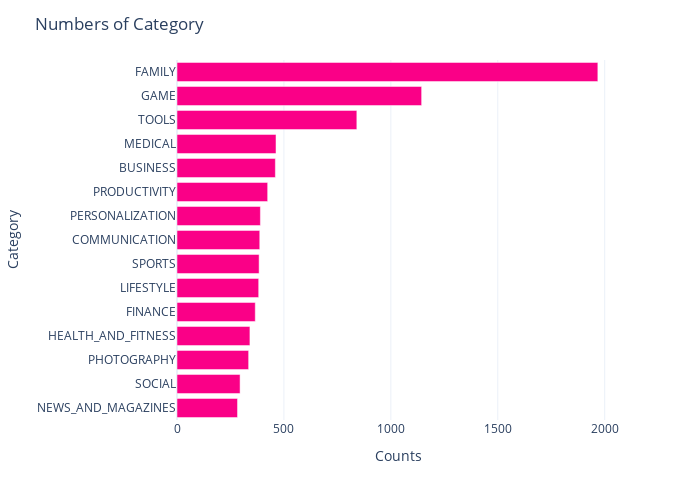

Notebook code cell kept with this figure:
### Markdown cell above
As you can see, the ratings are almost the same for Everyone, Teen, Everyone 10+. The Everyone has more outliers than other categories. Mature 17+ has the lowest average. The rating average of the 18+ category is higher than the others.

### Code cell
top_15_Category = data['Category'].value_counts().sort_values(ascending=False).head(15)

fig = px.bar(y=top_15_Category.index, x=top_15_Category.values, orientation='h', color_discrete_sequence=px.colors.qualitative.Alphabet_r
             )
fig.update_layout(
    title='Numbers of Category',
    xaxis=dict(title='Counts'),
    yaxis=dict(title='Category'),
    yaxis_categoryorder='total ascending',
    width = 700, height= 500
)
fig.show()

### Figure 1 — Plotly figure (JSON) as saved in the notebook; plotly's stock layout.template omitted (floating-point values rounded to 4 significant figures)
{"data": [{"alignmentgroup": "True", "hovertemplate": "x=%{x}<br>y=%{y}<extra></extra>", "legendgroup": "", "marker": {"color": "#FA0087", "pattern": {"shape": ""}}, "name": "", "offsetgroup": "", "orientation": "h", "showlegend": false, "textposition": "auto", "type": "bar", "x": [1968, 1144, 841, 463, 460, 424, 390, 387, 384, 382, 366, 341, 335, 295, 283], "xaxis": "x", "y": ["FAMILY", "GAME", "TOOLS", "MEDICAL", "BUSINESS", "PRODUCTIVITY", "PERSONALIZATION", "COMMUNICATION", "SPORTS", "LIFESTYLE", "FINANCE", "HEALTH_AND_FITNESS", "PHOTOGRAPHY", "SOCIAL", "NEWS_AND_MAGAZINES"], "yaxis": "y"}], "layout": {"barmode": "relative", "height": 500, "legend": {"tracegroupgap": 0}, "margin": {"t": 60}, "title": {"text": "Numbers of Category"}, "width": 700, "xaxis": {"anchor": "y", "domain": [0, 1], "title": {"text": "Counts"}}, "yaxis": {"anchor": "x", "categoryorder": "total ascending", "domain": [0, 1], "title": {"text": "Category"}}}}
